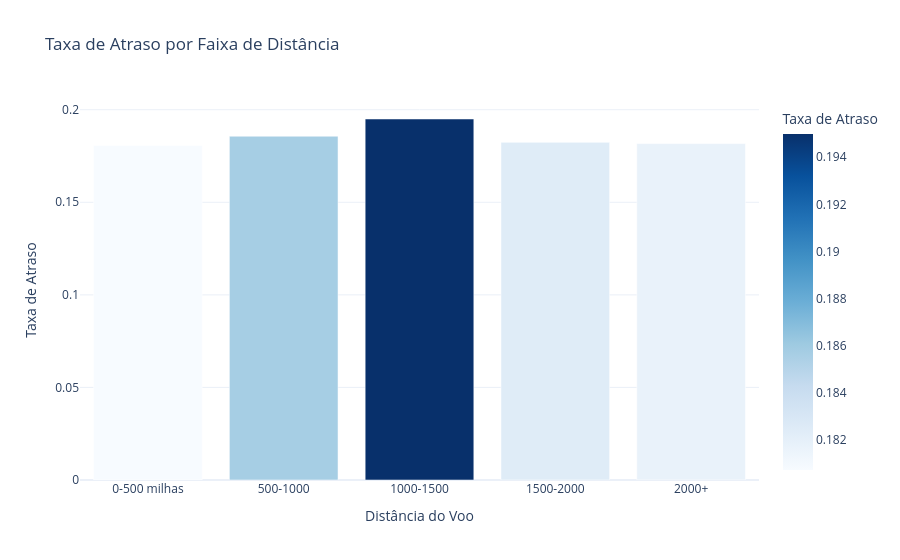

This figure's notebook cell:
### Markdown cell above
A análise das causas revela que a eficiência operacional é o maior desafio do setor. O predominínio do atraso por chegada tardia da aeronave evidencia o efeito cascata: a incapacidade do sistema de se recuperar de atrasos iniciais. Somado ao atraso por companhia aérea, vemos que a maior parte dos minutos perdidos deve-se a fatores internos da operação, e não a fatores externos como clima ou segurança. Isso sugere que modelos preditivos baseados no histórico de ocupação e horários dos aeroportos (hubs) podem ser mais eficazes do que previsões puramente meteorológicas.

### Code cell
df['DISTANCE_GROUP'] = pd.cut(
    df['DISTANCE'], bins=[0, 500, 1000, 1500, 2000, 5000], 
    labels=['0-500 milhas', '500-1000', '1000-1500', '1500-2000', '2000+']
)
df_dist = df.groupby('DISTANCE_GROUP')['IS_DELAYED'].mean().reset_index()

fig = px.bar(
    df_dist, 
    x='DISTANCE_GROUP', 
    y='IS_DELAYED',
    title='Taxa de Atraso por Faixa de Distância',
    labels={'DISTANCE_GROUP': 'Distância do Voo', 'IS_DELAYED': 'Taxa de Atraso'},
    color='IS_DELAYED',
    color_continuous_scale='Blues'
)

fig.update_layout(template='plotly_white')
fig.show()

### Figure 1 — Plotly figure (JSON) as saved in the notebook; plotly's stock layout.template omitted (floating-point values rounded to 4 significant figures)
{"data": [{"hovertemplate": "Distância do Voo=%{x}<br>Taxa de Atraso=%{marker.color}<extra></extra>", "legendgroup": "", "marker": {"color": [0.1807, 0.1857, 0.195, 0.1824, 0.1817], "coloraxis": "coloraxis", "pattern": {"shape": ""}}, "name": "", "orientation": "v", "showlegend": false, "textposition": "auto", "type": "bar", "x": ["0-500 milhas", "500-1000", "1000-1500", "1500-2000", "2000+"], "xaxis": "x", "y": [0.1807, 0.1857, 0.195, 0.1824, 0.1817], "yaxis": "y"}], "layout": {"barmode": "relative", "coloraxis": {"colorbar": {"title": {"text": "Taxa de Atraso"}}, "colorscale": [[0, "rgb(247,251,255)"], [0.125, "rgb(222,235,247)"], [0.25, "rgb(198,219,239)"], [0.375, "rgb(158,202,225)"], [0.5, "rgb(107,174,214)"], [0.625, "rgb(66,146,198)"], [0.75, "rgb(33,113,181)"], [0.875, "rgb(8,81,156)"], [1, "rgb(8,48,107)"]]}, "legend": {"tracegroupgap": 0}, "title": {"text": "Taxa de Atraso por Faixa de Distância"}, "xaxis": {"anchor": "y", "domain": [0, 1], "title": {"text": "Distância do Voo"}}, "yaxis": {"anchor": "x", "domain": [0, 1], "title": {"text": "Taxa de Atraso"}}}}
